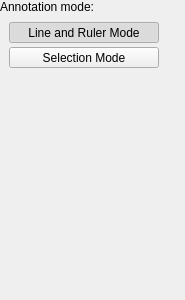
<?xml version="1.0" encoding="UTF-8"?>
<ui version="4.0">
 <class>AnnotationToolPanel</class>
 <widget class="QWidget" name="AnnotationToolPanel">
  <property name="geometry">
   <rect>
    <x>0</x>
    <y>0</y>
    <width>185</width>
    <height>300</height>
   </rect>
  </property>
  <property name="windowTitle">
   <string>Form</string>
  </property>
  <layout class="QVBoxLayout" name="verticalLayout">
   <property name="spacing">
    <number>4</number>
   </property>
   <property name="leftMargin">
    <number>0</number>
   </property>
   <property name="topMargin">
    <number>0</number>
   </property>
   <property name="rightMargin">
    <number>0</number>
   </property>
   <property name="bottomMargin">
    <number>0</number>
   </property>
   <item>
    <widget class="QLabel" name="label">
     <property name="text">
      <string>Annotation mode:</string>
     </property>
    </widget>
   </item>
   <item>
    <widget class="QWidget" name="widget" native="true">
     <layout class="QVBoxLayout" name="verticalLayout_2">
      <property name="spacing">
       <number>4</number>
      </property>
      <property name="topMargin">
       <number>4</number>
      </property>
      <property name="rightMargin">
       <number>0</number>
      </property>
      <property name="bottomMargin">
       <number>0</number>
      </property>
      <item>
       <widget class="QToolButton" name="toolButton">
        <property name="minimumSize">
         <size>
          <width>150</width>
          <height>0</height>
         </size>
        </property>
        <property name="toolTip">
         <string>&lt;html&gt;&lt;head/&gt;&lt;body&gt;&lt;p&gt;Use this mode to measure distances between points and angles between line segments.&lt;/p&gt;&lt;p&gt;&lt;br/&gt;&lt;/p&gt;&lt;p&gt;LMB: Draw line segments&lt;/p&gt;&lt;p&gt;RMB: Accept line segment&lt;/p&gt;&lt;/body&gt;&lt;/html&gt;</string>
        </property>
        <property name="text">
         <string>Line and Ruler Mode</string>
        </property>
        <property name="icon">
         <iconset resource="../Resources/SNAPResources.qrc">
          <normaloff>:/root/icons8_ruler_16.png</normaloff>:/root/icons8_ruler_16.png</iconset>
        </property>
        <property name="checkable">
         <bool>true</bool>
        </property>
        <property name="checked">
         <bool>true</bool>
        </property>
        <property name="autoExclusive">
         <bool>true</bool>
        </property>
        <property name="toolButtonStyle">
         <enum>Qt::ToolButtonTextBesideIcon</enum>
        </property>
       </widget>
      </item>
      <item>
       <widget class="QToolButton" name="toolButton_2">
        <property name="minimumSize">
         <size>
          <width>150</width>
          <height>0</height>
         </size>
        </property>
        <property name="text">
         <string>Selection Mode</string>
        </property>
        <property name="icon">
         <iconset resource="../Resources/SNAPResources.qrc">
          <normaloff>:/root/icons8_cursor_16.png</normaloff>:/root/icons8_cursor_16.png</iconset>
        </property>
        <property name="checkable">
         <bool>true</bool>
        </property>
        <property name="autoExclusive">
         <bool>true</bool>
        </property>
        <property name="toolButtonStyle">
         <enum>Qt::ToolButtonTextBesideIcon</enum>
        </property>
       </widget>
      </item>
     </layout>
    </widget>
   </item>
   <item>
    <spacer name="verticalSpacer">
     <property name="orientation">
      <enum>Qt::Vertical</enum>
     </property>
     <property name="sizeHint" stdset="0">
      <size>
       <width>20</width>
       <height>40</height>
      </size>
     </property>
    </spacer>
   </item>
  </layout>
 </widget>
 <resources>
  <include location="../Resources/SNAPResources.qrc"/>
 </resources>
 <connections/>
</ui>
